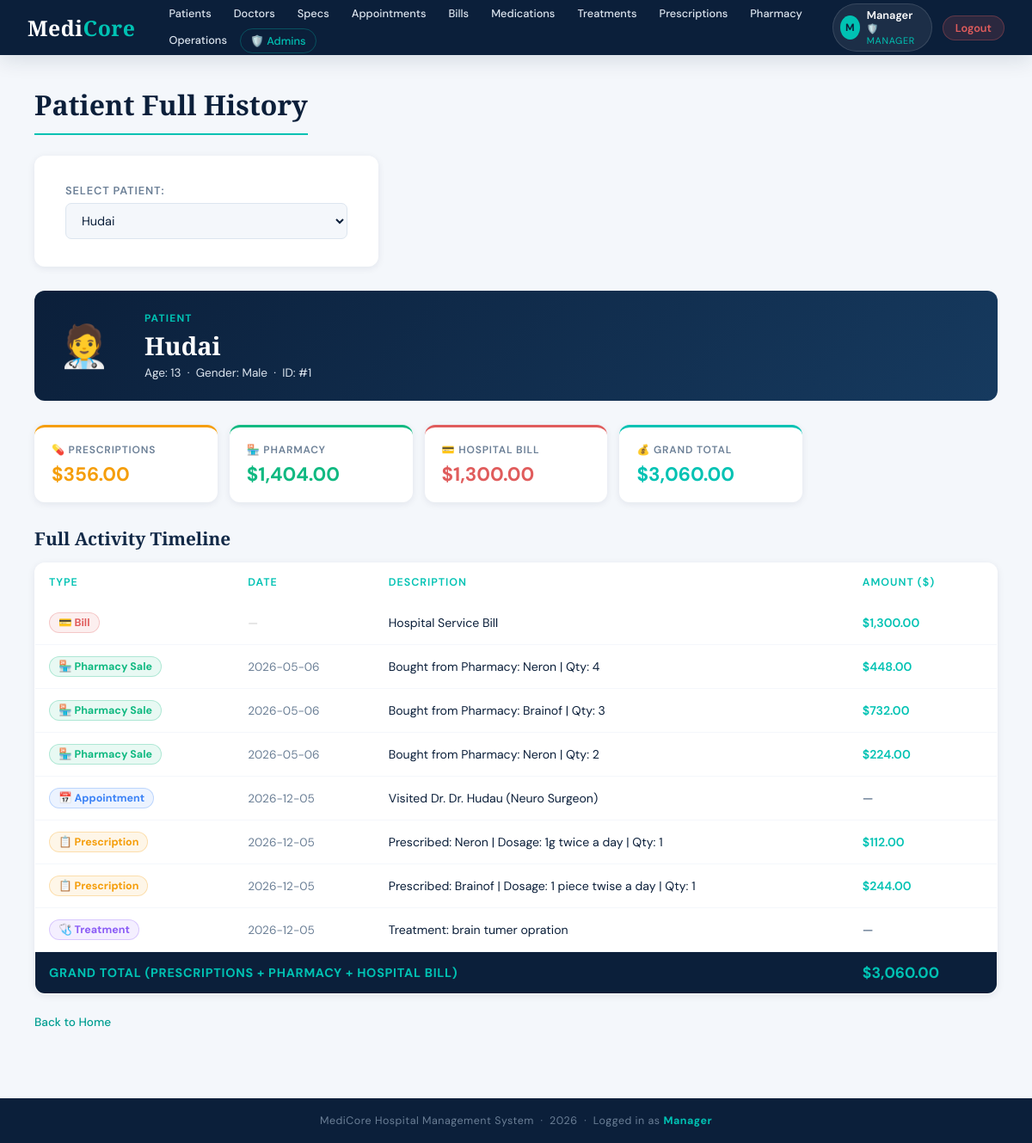
Screenshot of /hospital-system/reports/patient_history.php?patient_id=1 (signed in) with the database file from the repository.
### tables this page shows
CREATE TABLE `patients` (
  `id` int(11) NOT NULL,
  `name` varchar(100) DEFAULT NULL,
  `age` int(11) DEFAULT NULL,
  `gender` varchar(10) DEFAULT NULL
);

### hospital-system/reports/patient_history.php (the view, shortened to what this page needs)
<?php
include('../config/db.php');
include('../includes/header.php');
?>
<h2>Patient Full History</h2>
<form method="GET" action="" style="max-width:400px; margin-bottom:28px;">
    <label>Select Patient:</label>
    <select name="patient_id" required onchange="this.form.submit()">
        <?php
        $patients = $conn->query("SELECT * FROM patients ORDER BY name");
        while ($p = $patients->fetch_assoc()) {
            $sel = (isset($_GET['patient_id']) && $_GET['patient_id'] == $p['id']) ? 'selected' : '';
            echo "<option value='{$p['id']}' $sel>{$p['name']}</option>";
        }
        ?>
    </select>
</form>
<?php if (isset($_GET['patient_id']) && !empty($_GET['patient_id'])):
    $pid = intval($_GET['patient_id']);
    $patient = $conn->query("SELECT * FROM patients WHERE id = $pid")->fetch_assoc();
?>
<div style="
    background: linear-gradient(135deg, var(--navy) 0%, #163a5f 100%);
    border-radius: var(--radius);
    padding: 24px 28px;
    margin-bottom: 28px;
    display: flex;
    gap: 40px;
    align-items: center;
">
    <div style="font-size:3rem;">🧑‍⚕️</div>
    <div>
        <div style="color:var(--teal);font-size:.75rem;font-weight:700;text-transform:uppercase;letter-spacing:.1em;">Patient</div>
        <div style="color:var(--white);font-family:'Cormorant Garamond',serif;font-size:1.8rem;font-weight:700;margin:4px 0;">
            <?= $patient['name'] ?>
        </div>
        <div style="color:var(--grey-mid);font-size:.85rem;">
            Age: <?= $patient['age'] ?> &nbsp;·&nbsp; Gender: <?= $patient['gender'] ?> &nbsp;·&nbsp; ID: #<?= $patient['id'] ?>
        </div>
    </div>
</div>
<?php
    $sql = "
        -- 1. APPOINTMENTS
        SELECT
            'Appointment' AS type,
            '📅'          AS icon,
            a.date        AS record_date,
            CONCAT('Visited Dr. ', d.name, ' (', s.name, ')') AS description,
            NULL          AS amount
        FROM appointments a
        JOIN doctors d       ON a.doctor_id = d.id
        JOIN specializations s ON d.specialization_id = s.id
        WHERE a.patient_id = $pid
        UNION ALL
        -- 2. TREATMENTS
        SELECT
            'Treatment'   AS type,
            '🩺'          AS icon,
            a.date        AS record_date,
            CONCAT('Treatment: ', t.description) AS description,
            NULL          AS amount
        FROM treatments t
        JOIN appointments a ON t.appointment_id = a.id
        WHERE a.patient_id = $pid
        UNION ALL
        -- 3. PRESCRIPTIONS (medicines ordered via doctor)
        SELECT
            'Prescription' AS type,
            '📋'           AS icon,
            a.date         AS record_date,
            CONCAT('Prescribed: ', m.name, ' | Dosage: ', pr.dosage, ' | Qty: ', pr.quantity) AS description,
            (m.price * pr.quantity) AS amount
        FROM prescriptions pr
        JOIN treatments t    ON pr.treatment_id = t.id
        JOIN appointments a  ON t.appointment_id = a.id
        JOIN medications m   ON pr.medication_id = m.id
        WHERE a.patient_id = $pid
        UNION ALL
        -- 4. PHARMACY SALES (medicines bought directly at pharmacy)
        SELECT
            'Pharmacy Sale' AS type,
            '🏪'            AS icon,
            ps.sale_date    AS record_date,
            CONCAT('Bought from Pharmacy: ', m.name, ' | Qty: ', ps.quantity) AS description,
            ps.total_price  AS amount
        FROM pharmacy_sales ps
        JOIN medications m ON ps.medication_id = m.id
        WHERE ps.patient_id = $pid
        UNION ALL
        -- 5. BILLS
        SELECT
            'Bill'        AS type,
            '💳'          AS icon,
            NULL          AS record_date,
            'Hospital Service Bill' AS description,
            b.total_amount AS amount
        FROM bills b
        WHERE b.patient_id = $pid
        ORDER BY record_date ASC, type ASC
    ";
    $result = $conn->query($sql);
    $type_colors = [
        'Appointment'  => '#3b82f6',
        'Treatment'    => '#8b5cf6',
        'Prescription' => '#f59e0b',
        'Pharmacy Sale'=> '#10b981',
        'Bill'         => '#e05c5c',
    ];
    $grand_total     = 0;
    $med_total       = 0;
    $pharmacy_total  = 0;
    $bill_total      = 0;
    $rows            = [];
    while ($row = $result->fetch_assoc()) {
        $rows[] = $row;
        if ($row['amount'] !== null) {
            $grand_total += $row['amount'];
            if ($row['type'] === 'Prescription')  $med_total      += $row['amount'];
            if ($row['type'] === 'Pharmacy Sale') $pharmacy_total += $row['amount'];
            if ($row['type'] === 'Bill')          $bill_total     += $row['amount'];
        }
    }
?>
<div style="display:grid;grid-template-columns:repeat(auto-fill,minmax(180px,1fr));gap:14px;margin-bottom:28px;">
    <?php
    $summary = [
        ['💊 Prescriptions', '$'.number_format($med_total,2),      '#f59e0b'],
        ['🏪 Pharmacy',      '$'.number_format($pharmacy_total,2),  '#10b981'],
        ['💳 Hospital Bill', '$'.number_format($bill_total,2),      '#e05c5c'],
        ['💰 Grand Total',   '$'.number_format($grand_total,2),     '#00c2b3'],
    ];
    foreach ($summary as [$label, $val, $color]) {
        echo "
        <div style='background:var(--white);border-radius:var(--radius);
                    box-shadow:var(--shadow-sm);padding:18px 20px;
                    border-top:3px solid $color;'>
            <div style='font-size:.75rem;font-weight:600;color:var(--grey-text);
                        text-transform:uppercase;letter-spacing:.07em;margin-bottom:6px;'>$label</div>
            <div style='font-size:1.4rem;font-weight:700;color:$color;'>$val</div>
        </div>";
    }
    ?>
</div>
<h3>Full Activity Timeline</h3>
<table border="1" cellpadding="10">
    <tr>
        <th>Type</th>
        <th>Date</th>
        <th>Description</th>
        <th>Amount ($)</th>
    </tr>
    <?php if (count($rows) > 0):
        foreach ($rows as $row):
            $color = $type_colors[$row['type']] ?? '#888';
    ?>
    <tr>
        <td>
            <span style="
                display:inline-flex;align-items:center;gap:6px;
                background:<?= $color ?>18;
                color:<?= $color ?>;
                border:1px solid <?= $color ?>44;
                border-radius:20px;
                padding:3px 10px;
                font-size:.78rem;font-weight:700;
                white-space:nowrap;
            ">
                <?= $row['icon'] ?> <?= $row['type'] ?>
            </span>
        </td>
        <td style="color:var(--grey-text);font-size:.85rem;">
            <?= $row['record_date'] ?? '<span style="color:#ccc;">—</span>' ?>
        </td>
        <td><?= $row['description'] ?></td>
        <td style="font-weight:600;color:<?= $row['amount'] ? '#00c2b3' : 'var(--grey-text)' ?>;">
            <?= $row['amount'] !== null ? '$'.number_format($row['amount'],2) : '—' ?>
        </td>
    </tr>
    <?php endforeach; ?>
    <tr style="background:var(--navy);">
        <td colspan="3" style="color:var(--teal);font-weight:700;font-size:.9rem;letter-spacing:.05em;text-transform:uppercase;">
            Grand Total (Prescriptions + Pharmacy + Hospital Bill)
        </td>
        <td style="color:var(--teal);font-weight:700;font-size:1.1rem;">
            $<?= number_format($grand_total, 2) ?>
        </td>
    </tr>
    <?php else: ?>
    <tr><td colspan="4" style="text-align:center;color:var(--grey-text);">No history found for this patient.</td></tr>
    <?php endif; ?>
</table>
<?php endif; ?>
<br><a href="../index.php">Back to Home</a>
<?php include('../includes/footer.php'); ?>

### hospital-system/includes/header.php (style rules this page uses)
:root { --navy: #0b1f3a; --navy-mid: #122947; --teal: #00c2b3; --teal-dim: #009e91; --sky: #e8f7f6; --white: #ffffff; --grey-light:#f4f7fb; --grey-mid: #dce5ef; --grey-text: #6b7f96; --danger: #e05c5c; --success: #27ae7a; --shadow-sm: 0 2px 8px rgba(11,31,58,.08); --shadow-md: 0 6px 24px rgba(11,31,58,.12); --shadow-lg: 0 16px 48px rgba(11,31,58,.16); --radius: 12px; --radius-sm: 7px; }
*, *::before, *::after { box-sizing:border-box; margin:0; padding:0; }
body { font-family: 'DM Sans', sans-serif; background: var(--grey-light); color: var(--navy); min-height: 100vh; display: flex; flex-direction: column; }
h2 { font-family: 'Cormorant Garamond', serif; font-size: 2rem; font-weight: 700; color: var(--navy); margin-bottom: 24px; padding-bottom: 12px; border-bottom: 2px solid var(--teal); display: inline-block; }
h3 { font-family: 'Cormorant Garamond', serif; font-size: 1.3rem; font-weight: 600; color: var(--navy-mid); margin: 28px 0 14px; }
p > a, .page-body > a { display: inline-flex; align-items: center; gap: 5px; color: var(--teal-dim); text-decoration: none; font-size: .85rem; font-weight: 500; margin-bottom: 20px; transition: color .2s; }
table { width: 100%; border-collapse: collapse; background: var(--white); border-radius: var(--radius); overflow: hidden; box-shadow: var(--shadow-sm); margin-top: 8px; }
th { color: var(--teal); font-size: .78rem; font-weight: 600; text-transform: uppercase; letter-spacing: .08em; padding: 14px 16px; text-align: left; border: none !important; }
td { padding: 13px 16px; font-size: .88rem; color: var(--navy); border: none !important; border-bottom: 1px solid var(--grey-light) !important; vertical-align: middle; }
tbody tr:last-child td { border-bottom: none !important; }
tr[style*="background:var(--navy)"] td { border-bottom: none !important; }
form { background: var(--white); border-radius: var(--radius); box-shadow: var(--shadow-sm); padding: 32px 36px; max-width: 520px; }
label { display: block; font-size: .8rem; font-weight: 600; text-transform: uppercase; letter-spacing: .07em; color: var(--grey-text); margin-bottom: 6px; margin-top: 18px; }
label:first-child { margin-top: 0; }
input[type="text"], input[type="number"], input[type="date"], input[type="password"], select, textarea { width: 100%; padding: 10px 14px; border: 1.5px solid var(--grey-mid); border-radius: var(--radius-sm); font-family: 'DM Sans', sans-serif; font-size: .9rem; color: var(--navy); background: var(--grey-light); transition: border-color .2s, box-shadow .2s; outline: none; }

### rows the page displays
patients: name "Hudai", age "13", gender "Male", id "1"

### other values shown
substr($_SESSION['user_name'], 0, 1) "M"
$_SESSION['user_name'] "Manager"
$label "💊 PRESCRIPTIONS"
$val "$356.00"
$label "🏪 PHARMACY"
$val "$1,404.00"
$label "💳 HOSPITAL BILL"
$val "$1,300.00"
$label "💰 GRAND TOTAL"
$val "$3,060.00"
$row['icon'] "💳"
$row['type'] "Bill"
$row['record_date'] "—"
$row['description'] "Hospital Service Bill"
$row['amount'] "1,300.00"
